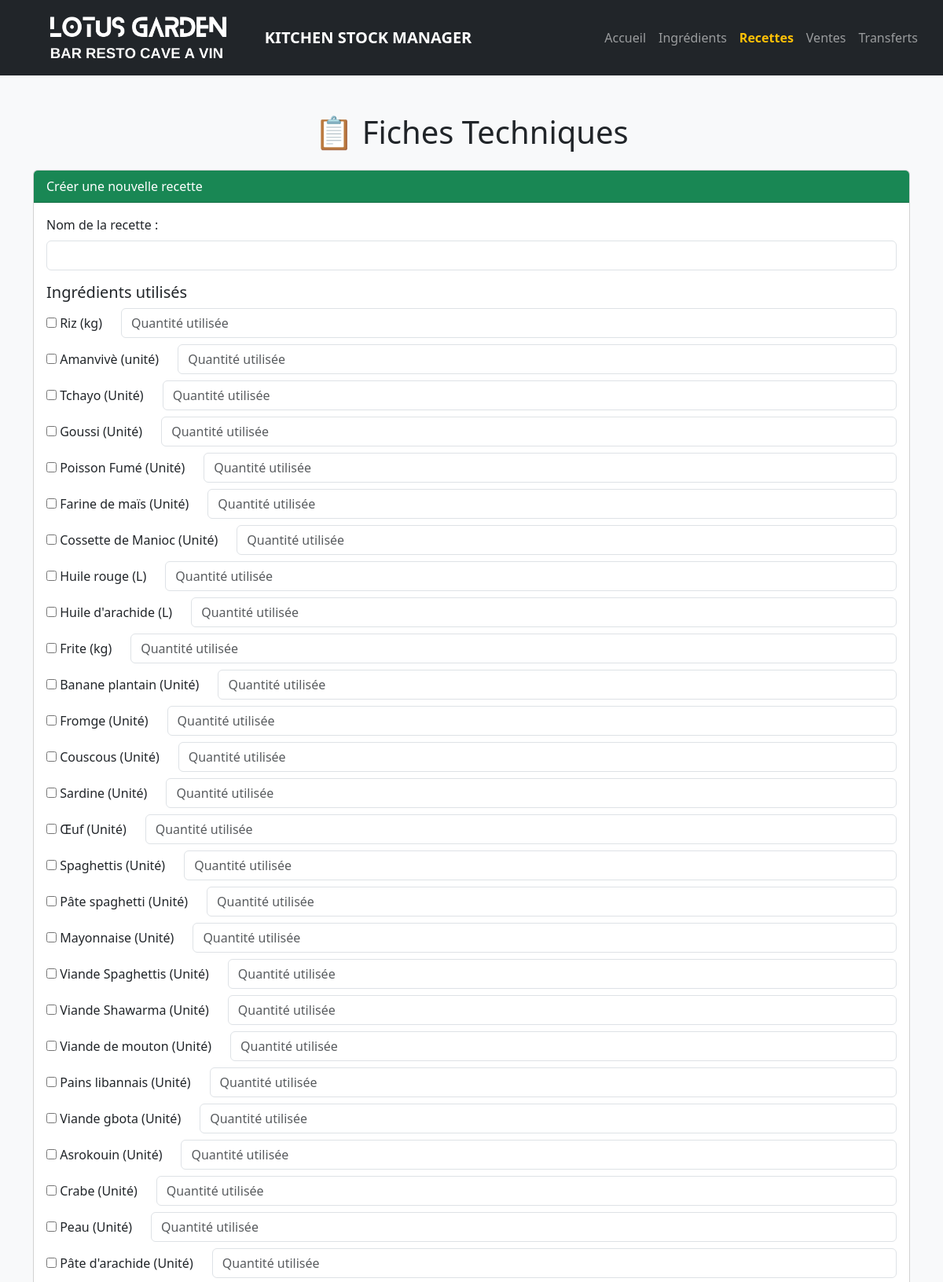
/recettes (upper part), run on the app's committed database.
### app.py (models this page shows)
class Ingredient(db.Model):
    id = db.Column(db.Integer, primary_key=True)
    nom = db.Column(db.String(100), nullable=False)
    unite = db.Column(db.String(50), nullable=False)
    stock_cuisine = db.Column(db.Float, nullable=False, default=0.0)
    stock_magasin = db.Column(db.Float, nullable=False, default=0.0)

### app.py (the view, shortened to what this page needs)
@app.route('/recettes', methods=['GET', 'POST'])
def recettes():
    return render_template('recettes.html', ingredients=Ingredient.query.all(), recettes=Recette.query.all())

### app.py (called while the page is built)
@app.context_processor
def inject_request():
    return dict(request=request)

### templates/recettes.html (shortened to what this page needs)
<!DOCTYPE html>
<html lang="fr">
<head>
    <link rel="stylesheet" href="https://cdn.jsdelivr.net/npm/bootstrap@5.3.0/dist/css/bootstrap.min.css">
</head>
<body class="bg-light">
<nav class="navbar navbar-expand-lg navbar-dark bg-dark px-4">
    <a class="navbar-brand d-flex align-items-center" href="/">
        <img src="{{ url_for('static', filename='logo.png') }}" alt="Logo" class="logo me-2">
        <span class="text-white fw-bold">KITCHEN STOCK MANAGER</span>
    </a>
    <div class="collapse navbar-collapse" id="navbarNav">
        <ul class="navbar-nav ms-auto">
            {% set nav_links = [
                ('home', 'Accueil'),
                ('ajouter', 'Ingrédients'),
                ('recettes', 'Recettes'),
                ('ventes', 'Ventes'),
                ('transfert', 'Transferts')
            ] %}
            {% for endpoint, label in nav_links %}
            <li class="nav-item">
                <a class="nav-link {{ 'active text-warning fw-bold' if request.path == url_for(endpoint) else '' }}" href="{{ url_for(endpoint) }}">{{ label }}</a>
            </li>
            {% endfor %}
        </ul>
    </div>
</nav>
<head>
    <link rel="stylesheet" href="https://cdn.jsdelivr.net/npm/bootstrap@5.3.0/dist/css/bootstrap.min.css">
</head>
<body class="bg-light">
  <head>
    <link href="https://cdn.jsdelivr.net/npm/bootstrap@5.3.3/dist/css/bootstrap.min.css" rel="stylesheet">
  </head>
  <body class="bg-light">
    <div class="container mt-5">
      <h1 class="text-center mb-4">📋 Fiches Techniques</h1>
      <div class="card mb-5">
        <div class="card-header bg-success text-white">Créer une nouvelle recette</div>
        <div class="card-body">
          <form method="POST">
            <div class="mb-3">
              <label class="form-label">Nom de la recette :</label>
              <input type="text" name="nom" class="form-control" required>
            </div>
            <h5>Ingrédients utilisés</h5>
            {% for ingr in ingredients %}
              <div class="row mb-2 align-items-center">
                <div class="col-auto">
                  <input type="checkbox" name="ingredient_id" value="{{ ingr.id }}">
                  <label>{{ ingr.nom }} ({{ ingr.unite }})</label>
                </div>
                <div class="col">
                  <input type="number" step="0.01" name="quantite" class="form-control" placeholder="Quantité utilisée">
                </div>
              </div>
            {% endfor %}
          </form>
        </div>
      </div>
    </div>
  </body>
</html>

### templates/recettes.html (style rules this page uses)
.logo { max-height: 70px; }

### data on the page
Ingredient: nom "Riz", unite "kg"
Ingredient: nom "Amanvivè", unite "unité"
Ingredient: nom "Tchayo", unite "Unité"
Ingredient: nom "Goussi", unite "Unité"
Ingredient: nom "Poisson Fumé", unite "Unité"
Ingredient: nom "Farine de maïs", unite "Unité"
Ingredient: nom "Cossette de Manioc", unite "Unité"
Ingredient: nom "Huile rouge", unite "L"
Ingredient: nom "Huile d'arachide", unite "L"
Ingredient: nom "Frite", unite "kg"
Ingredient: nom "Banane plantain", unite "Unité"
Ingredient: nom "Fromge", unite "Unité"
Ingredient: nom "Couscous", unite "Unité"
Ingredient: nom "Sardine", unite "Unité"
Ingredient: nom "Œuf", unite "Unité"
Ingredient: nom "Spaghettis", unite "Unité"
Ingredient: nom "Pâte spaghetti", unite "Unité"
Ingredient: nom "Mayonnaise", unite "Unité"
Ingredient: nom "Viande Spaghettis", unite "Unité"
Ingredient: nom "Viande Shawarma", unite "Unité"
Ingredient: nom "Viande de mouton", unite "Unité"
Ingredient: nom "Pains libannais", unite "Unité"
Ingredient: nom "Viande gbota", unite "Unité"
Ingredient: nom "Asrokouin", unite "Unité"
Ingredient: nom "Crabe", unite "Unité"
Ingredient: nom "Peau", unite "Unité"
Ingredient: nom "Pâte d'arachide", unite "Unité"

### other printed values
{{ label }} "Accueil" "Ingrédients" "Recettes" "Ventes" "Transferts"
